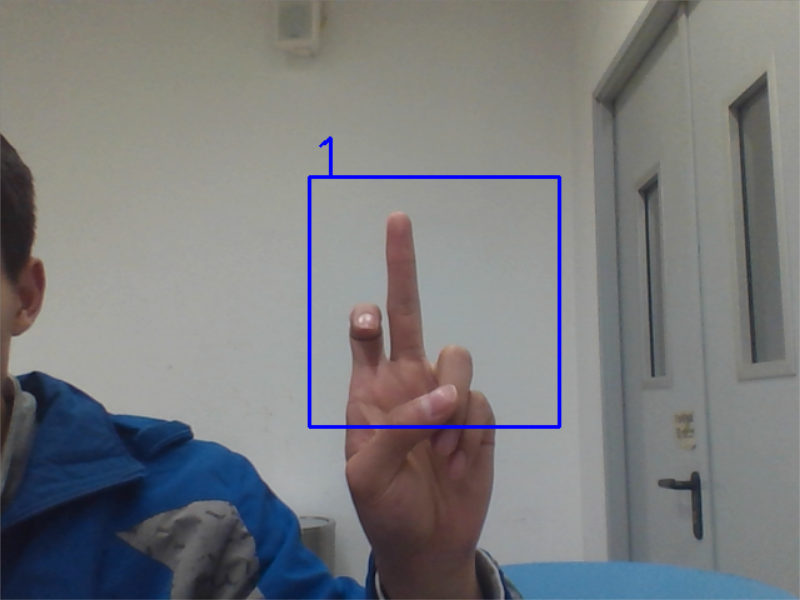
#> input picture 001.png, 800 x 600 px, given in place of the camera
$ python shiftTest.py
#> lines starting #> are read from the running program, lines starting #| are printed output that depends on the picture; after the words box and inside, x2 and y2 are one past the last pixel; in counts of white or black regions, pixels touching at a corner belong together
import numpy as np
import cv2

cap = cv2.VideoCapture(0)

# take first frame of the video
ret,frame = cap.read()
#> frame is the input picture: shape (600, 800, 3); mean B, G, R 125.1, 123, 121.8

# setup initial location of window
r,h,c,w = 50,50,50,50 # simply hardcoded the values
track_window = (c,r,w,h)

while(1):
	ret ,frame = cap.read()
	if ret == True:
		frame1=cv2.rectangle(frame,(c,r),(c+w,r+h),(0,0,255))
		cv2.imshow('AS',frame1)
		k = cv2.waitKey(60) & 0xff
#> (key Esc is pressed here)
		if k == 27:
			break

ret,frame = cap.read()

# set up the ROI for tracking
roi = frame[r:r+h, c:c+w]
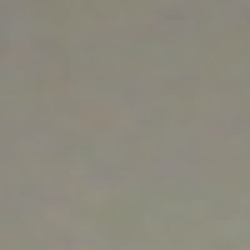
#> roi: shape (50, 50, 3) (shown 5 times larger); mean B, G, R 125.9, 137.8, 141.2
hsv_roi = cv2.cvtColor(frame, cv2.COLOR_BGR2HSV)
#> hsv_roi: shape (600, 800, 3); mean H, S, V 57.7, 38.6, 132.2
mask = cv2.inRange(hsv_roi, np.array((0., 60.,32.)), np.array((180.,255.,255.)))
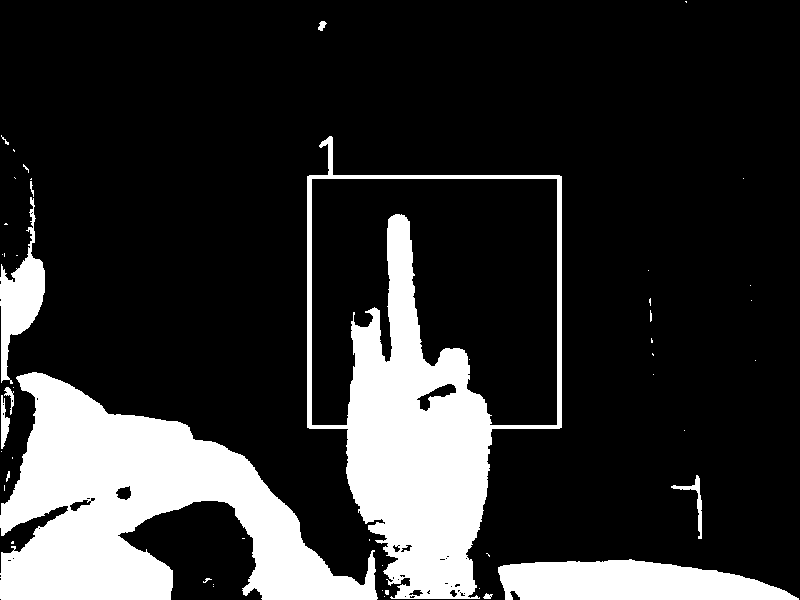
#> mask: shape (600, 800); 19.3% white; 49 white regions (36 under 20 px), largest, box (x1, y1, x2, y2) and area: (0, 372, 378, 600) 42012, (307, 136, 562, 599) 37053, (498, 559, 799, 600) 9320
roi_hist = cv2.calcHist([hsv_roi],[0],mask,[180],[0,180])
#> roi_hist = 180 values, max 7354 at index 107, min 0 at index 17, mean 514.9
cv2.normalize(roi_hist,roi_hist,0,255,cv2.NORM_MINMAX)

# Setup the termination criteria, either 10 iteration or move by atleast 1 pt
term_crit = ( cv2.TERM_CRITERIA_EPS | cv2.TERM_CRITERIA_COUNT, 10, 1 )

while(1):
	ret ,frame = cap.read()
	if ret == True:
		hsv = cv2.cvtColor(frame, cv2.COLOR_BGR2HSV)
		dst = cv2.calcBackProject([hsv],[0],roi_hist,[0,180],1)
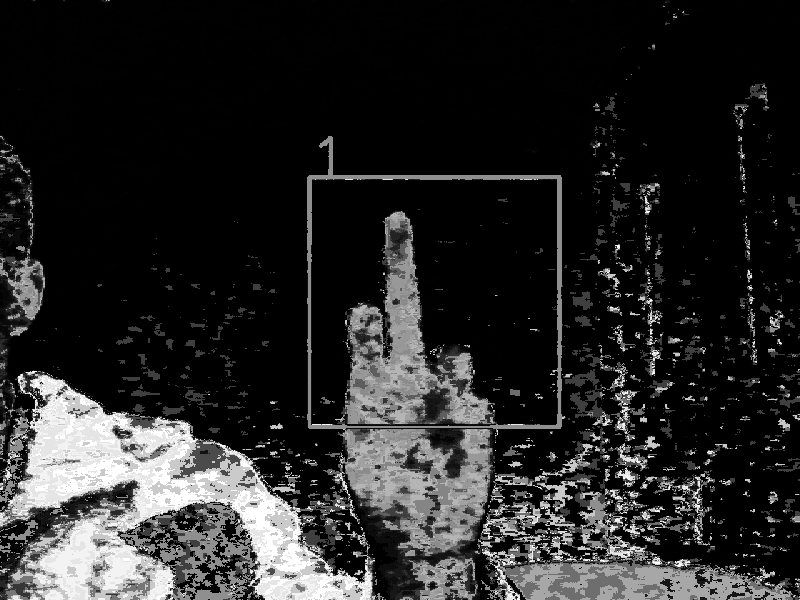
#> dst: shape (600, 800); min 0, max 255, mean 39.4
		# apply meanshift to get the new location
		ret, track_window = cv2.meanShift(dst, track_window, term_crit)
#> ret = 6; track_window = (53, 36, 50, 50)
		# Draw it on image
		x,y,w,h = track_window
#> x = 53; y = 36; w = 50; h = 50
		img2 = cv2.rectangle(frame, (x,y), (x+w,y+h), 255,2)
		cv2.imshow('img2',img2)
		k = cv2.waitKey(60) & 0xff
#> (key Esc is pressed here)
		if k == 27:
			break
	else:
		break
cv2.destroyAllWindows()
cap.release()

$ run again, on 004.png
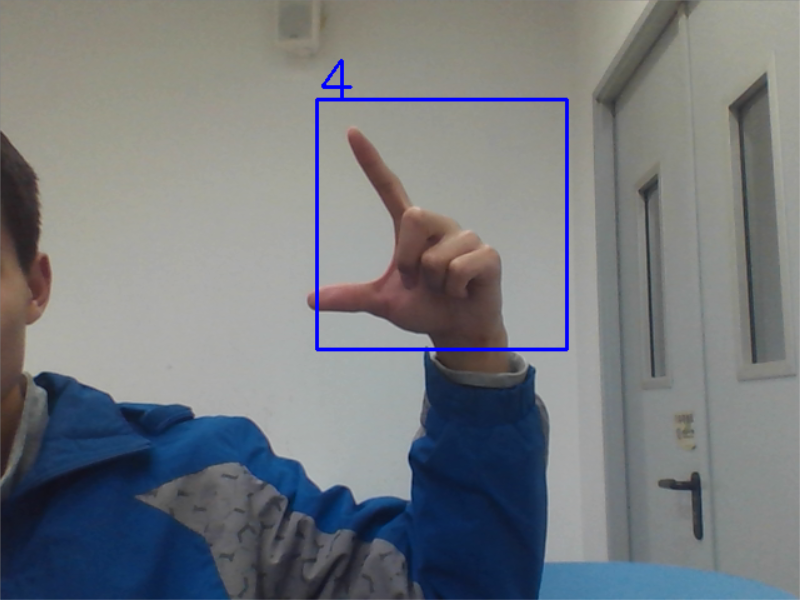
#> input picture 004.png, 800 x 600 px, given in place of the camera
#> frame is the input picture: shape (600, 800, 3); mean B, G, R 126.1, 121.8, 117.9
#> hsv_roi: shape (600, 800, 3); mean H, S, V 61.1, 49.9, 132.5
#> `mask = cv2.inRange(hsv_roi, np.array((0., 60.,32.)), np.array((180.,25..`:
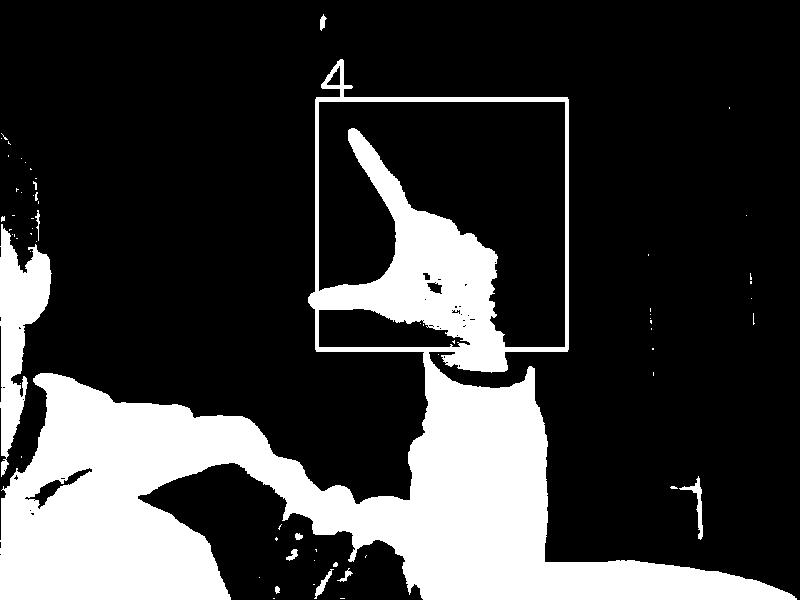
#> mask: shape (600, 800); 23.2% white; 66 white regions (53 under 20 px), largest, box (x1, y1, x2, y2) and area: (0, 59, 797, 600) 104309, (0, 224, 52, 477) 6058, (679, 476, 703, 540) 331
#> roi_hist = 180 values, max 18846 at index 108, min 0 at index 24, mean 619.2
#> `dst = cv2.calcBackProject([hsv],[0],roi_hist,[0,180],1)`:
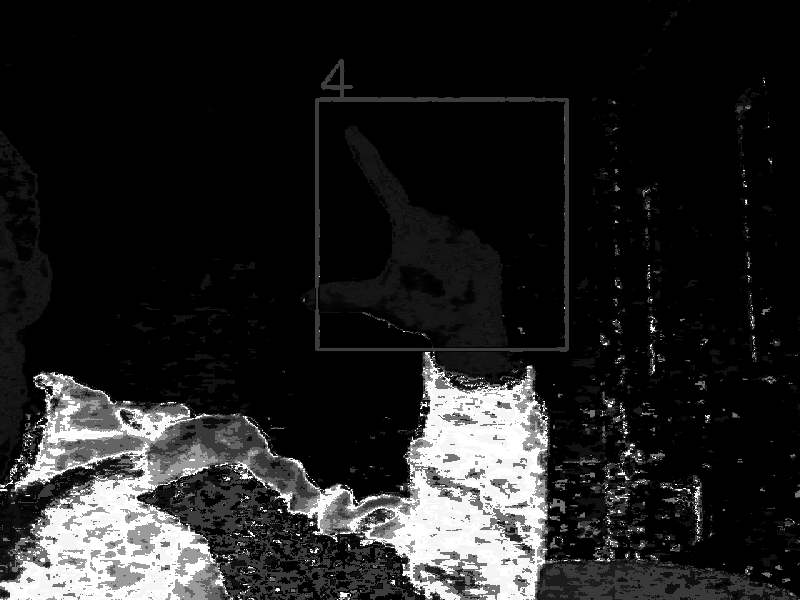
#> dst: shape (600, 800); min 0, max 255, mean 33.6
#> ret = 4; track_window = (34, 53, 50, 50)
#> x = 34; y = 53; w = 50
